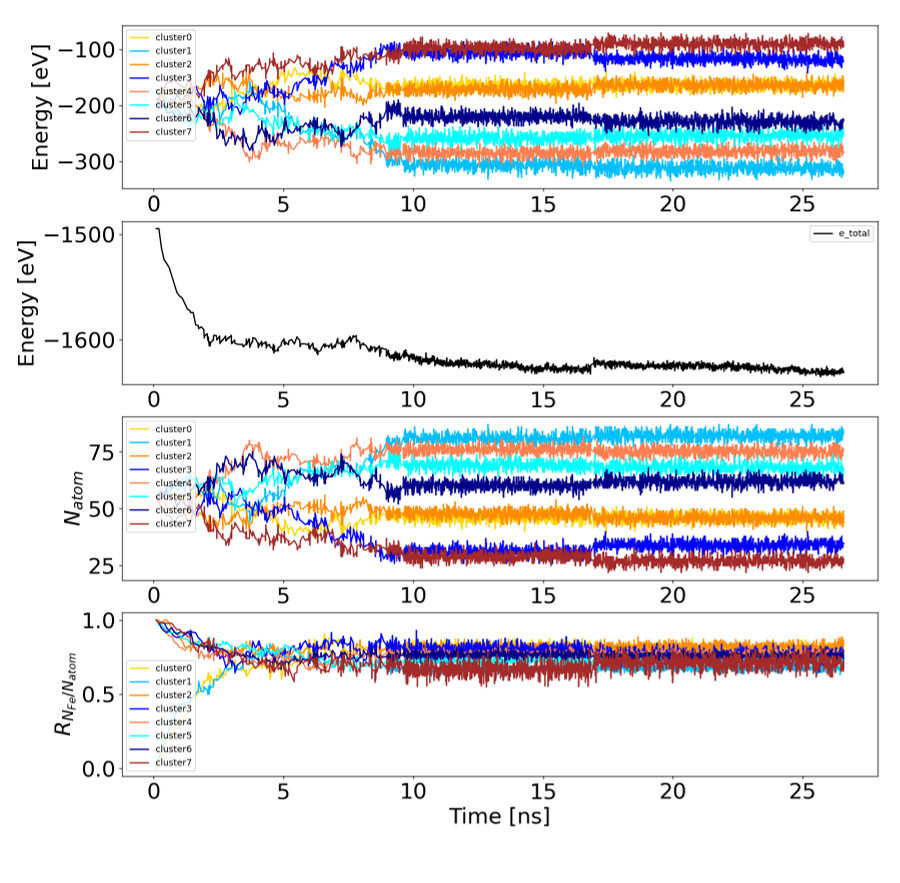
#> input picture input/graph.png, 900 x 883 px
$ python test_as_png.py
#> lines starting #> are read from the running program, lines starting #| are printed output that depends on the picture
### main.py
import cv2
import json
from PIL import Image, ImageDraw

# [19 lines left out: functions main, read_json, not called in this run]

def read_image(filename):
#> called with filename = 'input/graph.png'
    img = cv2.imread(filename=filename)
#> img is the input picture: shape (883, 900, 3); mean B, G, R 231.6, 228.6, 229.3
    img = cv2.cvtColor(img, cv2.COLOR_BGR2RGB)
    return img

def add_verticle_line(img, x, width, color):
#> called with x = 698, width = 2
    img[:, x:x+width] = color
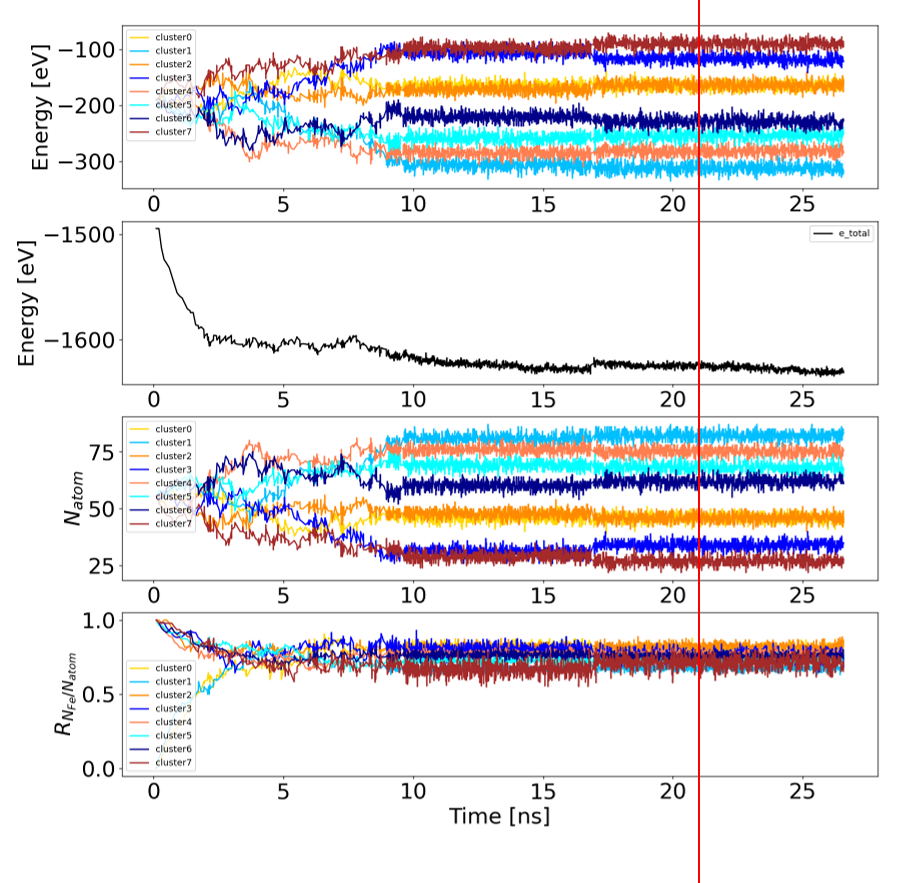
#> img: shape (883, 900, 3); mean R, G, B 229.4, 228.2, 231.1
    return img

# [9 lines left out: function make_imagelist, not called in this run]

def save_as_gif(duration, filename, imglist):
    imglist[0].save(filename, save_all=True, append_images=imglist[1:], optimize=False, duration=duration, loop=0)


# [2 lines that do not run on import are left out]

### test_as_png.py
import main
import cv2

def test():
    width = 2
    color = [255,0,0]#RGB
    x=698

    img = main.read_image("input/graph.png")
    img = main.add_verticle_line(img, x, width, color)
    img = cv2.cvtColor(img, cv2.COLOR_RGB2BGR)
    cv2.imwrite("output/graph.png", img)

if __name__ == "__main__":
    test()
